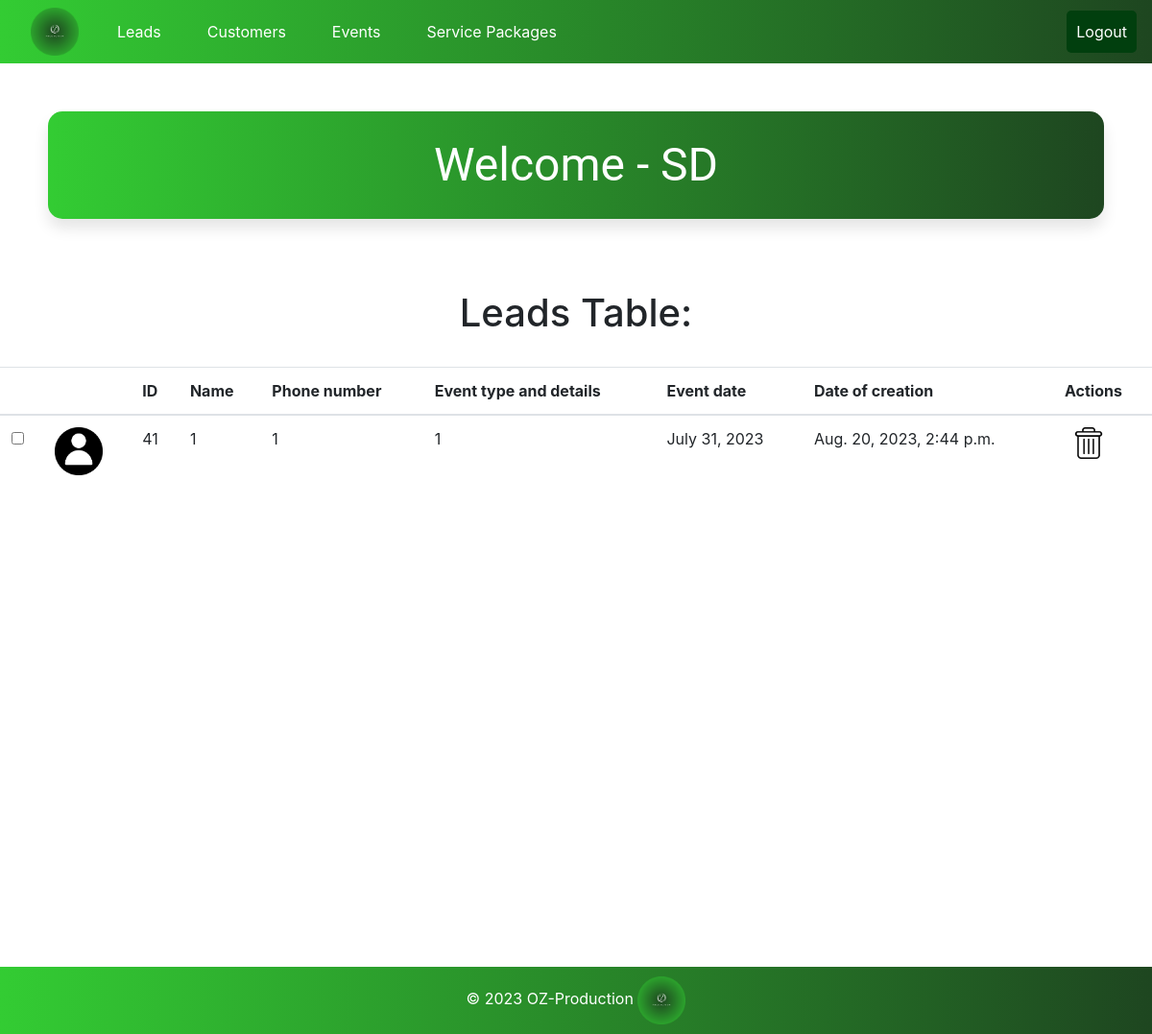
The app's page /oz_pro/leads/ (signed in) with its own data.
### oz_pro/models.py (models this page shows, shortened)
class Lead(models.Model):
    image = models.ImageField(upload_to='static/pics', default = 'static/pics/Picture7.png')
    ID = models.AutoField(primary_key=True, null=False)
    name = models.CharField(max_length=255,null=False)
    phone_number = models.CharField(max_length=15,null=False)
    event_type = models.TextField()
    event_date = models.DateField(null=False)
    date_of_creation = models.DateTimeField(auto_now_add=True)

### oz_pro/views.py (the view)
# urls.py: path('leads/', views.leads_page, name='all_leads'),
@login_required
def leads_page(request):
    print("********* After agent login -- home page function *********")
    all_leads = Lead.objects.all()
    context = {
        'leads': all_leads
    }
    return render(request, 'leads.html', context)

### oz_pro/templates/leads.html (shortened to what this page needs)
<!DOCTYPE html>
<html lang="en">
<head>
</head>
<body>
    {% extends 'base.html' %}
    {% block content %}
    {% load static %}
    <div class="welcome-header">
        <h>Welcome - {{user.username}}</h>
    </div>
    <br>
        <div class="table-header">
            <h1>Leads Table:</h1>
        </div>
    <br>
    <table class="table table-hover">
        <thead>
            <tr>
                <th></th>
                <th></th>
                <th>ID</th>
                <th>Name</th>
                <th>Phone number</th>
                <th>Event type and details</th>
                <th>Event date</th>
                <th>Date of creation</th>
                <th>Actions</th>
            </tr>
        </thead>
        <tbody>
            {% for lead in leads %}
            <tr id="lead_{{ lead.ID }}">
                <td><input type="checkbox" onchange="toggleHighlight(this, {{ lead.ID }})" title="Highlight"></td>
                <td><img src="{{ lead.image.url }}"  alt="My image" class="small-image" /></td>
                <td>{{ lead.ID }}</td>
                <td>{{ lead.name }}</td>
                <td>{{ lead.phone_number }}</td>
                <td>{{ lead.event_type }}</td>
                <td>{{ lead.event_date }}</td>
                <td>{{ lead.date_of_creation }}</td>
                <td>
                    <img src="{% static 'pics/CROPED_DELETE.png' %}" alt="Delete" class="small-image" style="cursor:pointer" onclick="window.location.href='{% url 'delete_lead' lead.ID %}'" title="Click to DELETE-LEAD">
                </td>
            </tr>
            {% endfor %}
        </tbody>
    </table>
  {% endblock %}

### records on screen
Lead: image (picture), ID "41", name "1", phone_number "1", event_type "1", event_date "July 31, 2023", date_of_creation "Aug. 20, 2023, 2:44 p.m."

### other values on screen
{{ user.username }} "SD"
